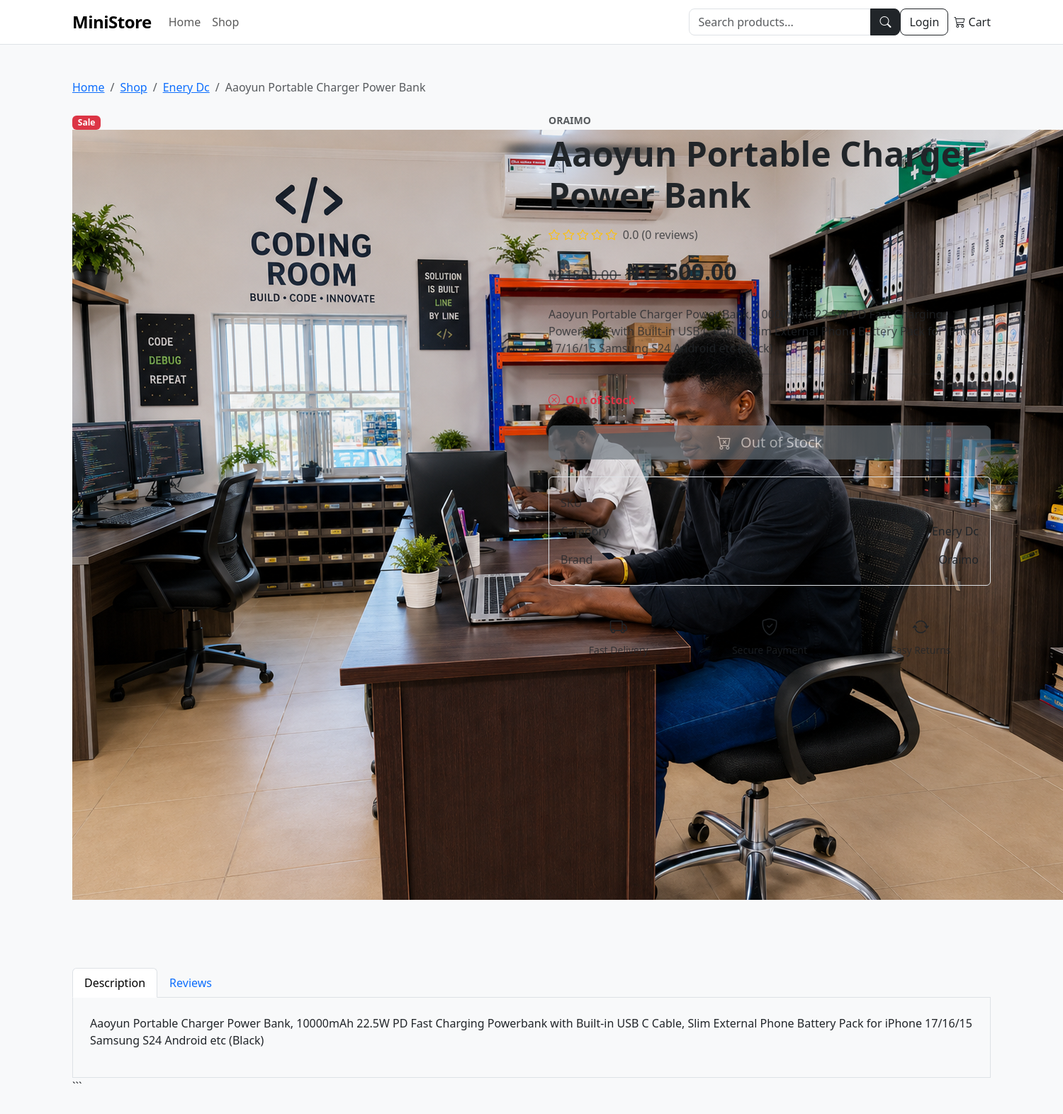
The app's page /product/aaoyun-portable-charger-power-bank/ with its own data.
### apps/catalog/models.py (models this page shows, shortened)
class Product(models.Model):
    category = models.ForeignKey(
        Category,
        on_delete=models.PROTECT,
        related_name="products",
    )
    brand = models.ForeignKey(
        Brand,
        on_delete=models.SET_NULL,
        related_name="products",
        blank=True,
        null=True,
    )
    name = models.CharField(
        max_length=200,
    )
    slug = models.SlugField(
        max_length=220,
        unique=True,
        blank=True,
    )
    sku = models.CharField(
        max_length=100,
        unique=True,
    )
    description = models.TextField(
        blank=True,
    )
    price = models.DecimalField(
        max_digits=12,
        decimal_places=2,
    )
    compare_at_price = models.DecimalField(
        max_digits=12,
        decimal_places=2,
        blank=True,
        null=True,
        help_text="Original price before discount.",
    )
    image = models.ImageField(
        upload_to="products/",
        blank=True,
        null=True,
    )
    rating = models.DecimalField(
        max_digits=2,
        decimal_places=1,
        default=Decimal("0.0"),
        validators=[
            MinValueValidator(0),
            MaxValueValidator(5),
        ],
    )
    review_count = models.PositiveIntegerField(
        default=0,
    )
    is_active = models.BooleanField(
        default=True,
    )
    is_featured = models.BooleanField(
        default=False,
    )
    created_at = models.DateTimeField(
        auto_now_add=True,
    )
    updated_at = models.DateTimeField(
        auto_now=True,
    )
    class Meta:
        ordering = ["-created_at"]
        indexes = [
            models.Index(fields=["is_active"]),
            models.Index(fields=["category", "is_active"]),
            models.Index(fields=["is_featured", "is_active"]),
        ]
    @property
    def is_on_sale(self):
        return (
            self.compare_at_price is not None
            and self.compare_at_price > self.price
        )

class Category(models.Model):
    name = models.CharField(
        max_length=120,
        unique=True,
    )
    slug = models.SlugField(
        max_length=140,
        unique=True,
        blank=True,
    )
    description = models.TextField(
        blank=True,
    )
    image = models.ImageField(
        upload_to="categories/",
        blank=True,
        null=True,
    )
    is_active = models.BooleanField(
        default=True,
    )
    created_at = models.DateTimeField(
        auto_now_add=True,
    )
    updated_at = models.DateTimeField(
        auto_now=True,
    )
    class Meta:
        ordering = ["name"]
        verbose_name_plural = "Categories"
    def get_absolute_url(self):
        return reverse(
            "catalog:category_detail",
            kwargs={"slug": self.slug},
        )

class Brand(models.Model):
    name = models.CharField(
        max_length=120,
        unique=True,
    )
    slug = models.SlugField(
        max_length=140,
        unique=True,
        blank=True,
    )
    logo = models.ImageField(
        upload_to="brands/",
        blank=True,
        null=True,
    )
    is_active = models.BooleanField(
        default=True,
    )
    created_at = models.DateTimeField(
        auto_now_add=True,
    )
    class Meta:
        ordering = ["name"]

### apps/catalog/views.py (the view)
def product_detail(request, slug):
    product = get_object_or_404(
        Product.objects
        .select_related("category", "brand")
        .prefetch_related("images"),
        slug=slug,
        is_active=True,
    )
    related_products = (
        Product.objects
        .filter(
            category=product.category,
            is_active=True,
        )
        .exclude(pk=product.pk)
        .select_related("category", "brand")
        .prefetch_related("images")[:4]
    )
    return render(
        request,
        "catalog/product_detail.html",
        {
            "product": product,
            "related_products": related_products,
        },
    )

### apps/cart/models.py (called while the page is built)
    @property
    def item_count(self):
        return sum(
            item.quantity
            for item in self.items.select_related("product")
        )

### apps/cart/services.py (called while the page is built)
def get_cart(request):
    if request.user.is_authenticated:
        cart, created = Cart.objects.get_or_create(
            user=request.user
        )
        return cart
    if not request.session.session_key:
        request.session.create()
    session_key = request.session.session_key
    cart, created = Cart.objects.get_or_create(
        session_key=session_key,
        user=None,
    )
    return cart

### apps/core/context_processors.py (called while the page is built)
def cart_context(request):
    cart = get_cart(request)
    return {
        "cart": cart,
        "cart_item_count": cart.item_count,
    }

### templates/catalog/product_detail.html (shortened to what this page needs)
{% extends "base.html" %}
{% block content %}
<div class="container py-5">
<nav aria-label="breadcrumb" class="mb-4">
    <ol class="breadcrumb">
        <li class="breadcrumb-item">
            <a href="{% url 'catalog:home' %}">
                Home
            </a>
        </li>
        <li class="breadcrumb-item">
            <a href="{% url 'catalog:product_list' %}">
                Shop
            </a>
        </li>
        {% if product.category %}
            <li class="breadcrumb-item">
                <a href="{{ product.category.get_absolute_url }}">
                    {{ product.category.name }}
                </a>
            </li>
        {% endif %}
        <li class="breadcrumb-item active">
            {{ product.name }}
        </li>
    </ol>
</nav>
<div class="row g-5">
    <div class="col-lg-6">
        <div class="product-detail-image-wrapper">
            {% if product.is_on_sale %}
                <span class="badge bg-danger product-sale-badge">
                    Sale
                </span>
            {% endif %}
            {% if product.image %}
                <img
                    src="{{ product.image.url }}"
                    alt="{{ product.name }}"
                    id="mainProductImage"
                    class="product-detail-image"
                >
            {% else %}
                <div class="product-image-placeholder">
                    <i class="bi bi-image"></i>
                </div>
            {% endif %}
        </div>
    </div>
    <div class="col-lg-6">
        {% if product.brand %}
            <div class="text-muted small text-uppercase fw-semibold mb-2">
                {{ product.brand.name }}
            </div>
        {% endif %}
        <h1 class="display-5 fw-bold mb-3">
            {{ product.name }}
        </h1>
        <div class="d-flex align-items-center mb-3">
            <div class="text-warning">
                {% for i in "12345" %}
                    {% if forloop.counter <= product.rating %}
                        <i class="bi bi-star-fill"></i>
                    {% else %}
                        <i class="bi bi-star"></i>
                    {% endif %}
                {% endfor %}
            </div>
            <span class="text-muted ms-2">
                {{ product.rating|floatformat:1 }}
                ({{ product.review_count }} reviews)
            </span>
        </div>
        <div class="mb-4">
            {% if product.is_on_sale %}
                <span class="text-muted text-decoration-line-through fs-5 me-2">
                    ₦{{ product.compare_at_price|floatformat:2 }}
                </span>
            {% endif %}
            <span class="fw-bold fs-2">
                ₦{{ product.price|floatformat:2 }}
            </span>
        </div>
        {% if product.description %}
            <div class="text-muted mb-4 product-description">
                {{ product.description|linebreaks }}
            </div>
        {% endif %}
        <hr>
        <div class="my-4">
            {% if product.inventory.available_quantity > 0 %}
                {% if product.inventory.available_quantity <= 5 %}
                    <span class="text-warning fw-semibold">
                        <i class="bi bi-exclamation-circle me-1"></i>
                        Only
                        {{ product.inventory.available_quantity }}
                        left in stock
                    </span>
                {% else %}
                    <span class="text-success fw-semibold">
                        <i class="bi bi-check-circle me-1"></i>
                        In Stock
                    </span>
                {% endif %}
            {% else %}
                <span class="text-danger fw-semibold">
                    <i class="bi bi-x-circle me-1"></i>
                    Out of Stock
                </span>
            {% endif %}
        </div>
        {% if product.inventory.available_quantity > 0 %}
            <div class="row g-2 mb-4">
                <div class="col-auto">
                    <div class="input-group">
                        <button
                            type="button"
                            class="btn btn-outline-dark"
                            id="decreaseQuantity"
                        >
                            −
                        </button>
                        <input
                            type="number"
                            id="productQuantity"
                            class="form-control text-center"
                            value="1"
                            min="1"
                            max="{{ product.inventory.available_quantity }}"
                        >
                        <button
                            type="button"
                            class="btn btn-outline-dark"
                            id="increaseQuantity"
                        >
                            +
                        </button>
                    </div>
                </div>
                <div class="col">
                    <button
                        type="button"
                        class="btn btn-dark btn-lg w-100"
                        id="addProductToCart"
                        data-add-url="{% url 'cart:add_to_cart' product.pk %}"
                    >
                        <i class="bi bi-cart-plus me-2"></i>
                        Add to Cart
                    </button>
                </div>
            </div>
        {% else %}
            <button
                type="button"
                class="btn btn-secondary btn-lg w-100 mb-4"
                disabled
            >
                <i class="bi bi-cart-x me-2"></i>
                Out of Stock
            </button>
        {% endif %}
        <div class="border rounded p-3">
            {% if product.sku %}
                <div class="d-flex justify-content-between py-2">
                    <span class="text-muted">
                        SKU
                    </span>
                    <strong>
                        {{ product.sku }}
                    </strong>
                </div>
            {% endif %}
            {% if product.category %}
                <div class="d-flex justify-content-between py-2">
                    <span class="text-muted">
                        Category
                    </span>
                    <span>
                        {{ product.category.name }}
                    </span>
                </div>
            {% endif %}
            {% if product.brand %}
                <div class="d-flex justify-content-between py-2">
                    <span class="text-muted">
                        Brand
                    </span>
                    <span>
                        {{ product.brand.name }}
                    </span>
                </div>
            {% endif %}
        </div>
        <div class="row g-3 mt-4">
            <div class="col-4">
                <div class="text-center">
                    <i class="bi bi-truck fs-4"></i>
                    <div class="small text-muted mt-1">
                        Fast Delivery
                    </div>
                </div>
            </div>
            <div class="col-4">
                <div class="text-center">
                    <i class="bi bi-shield-check fs-4"></i>
                    <div class="small text-muted mt-1">
                        Secure Payment
                    </div>
                </div>
            </div>
            <div class="col-4">
                <div class="text-center">
                    <i class="bi bi-arrow-repeat fs-4"></i>
                    <div class="small text-muted mt-1">
                        Easy Returns
                    </div>
                </div>
            </div>
        </div>
    </div>
</div>
<div class="mt-5 pt-5">
    <ul
        class="nav nav-tabs"
        id="productTabs"
        role="tablist"
    >
        <li class="nav-item">
            <button
                class="nav-link active"
                data-bs-toggle="tab"
                data-bs-target="#descriptionTab"
                type="button"
            >
                Description
            </button>
        </li>
        <li class="nav-item">
            <button
                class="nav-link"
                data-bs-toggle="tab"
                data-bs-target="#reviewsTab"
                type="button"
            >
                Reviews
            </button>
        </li>
    </ul>
    <div class="tab-content border border-top-0 p-4">
        <div
            class="tab-pane fade show active"
            id="descriptionTab"
        >
            {% if product.description %}
                {{ product.description|linebreaks }}
            {% else %}
                <p class="text-muted">
                    No additional description available.
                </p>
            {% endif %}
        </div>
    </div>
</div>
```
</div>
{% endblock %}

### static/css/style.css (style rules this page uses)
body { min-height: 100vh; }
.btn { border-radius: 8px; }

### records on screen
Product: category.name "Enery Dc", name "Aaoyun Portable Charger Power Bank", image (picture), brand.name "ORAIMO", rating "0.0", review_count "0", compare_at_price "21500.00", price "17500.00", description "Aaoyun Portable Charger Power Bank, 10000mAh 22.5W PD Fast Charging Powerbank with Built-in USB C Cable, Slim External Phone Battery Pack for iPhone 17/16/15 Samsung S24 Android etc (Black)", sku "B1", brand.name "Oraimo"
